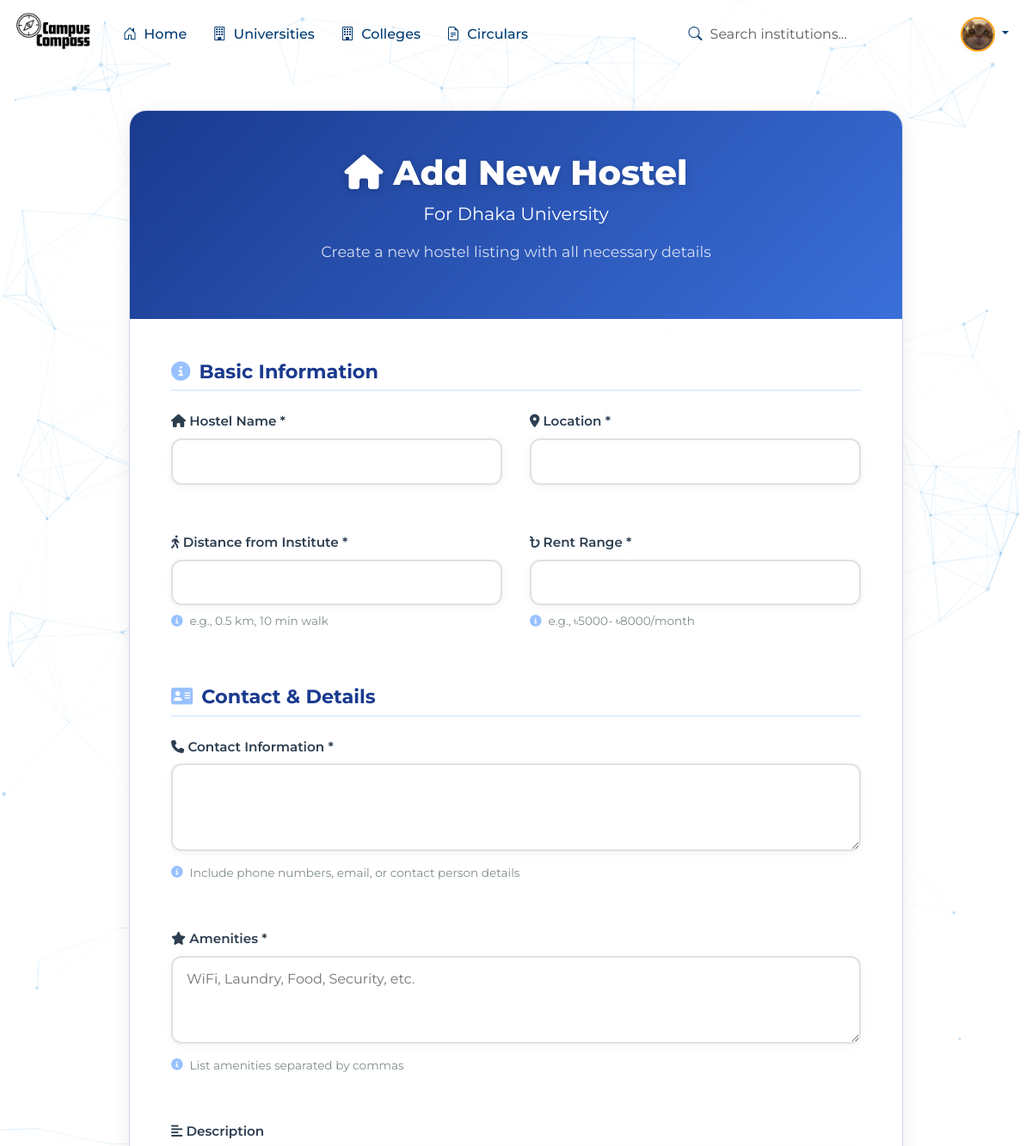
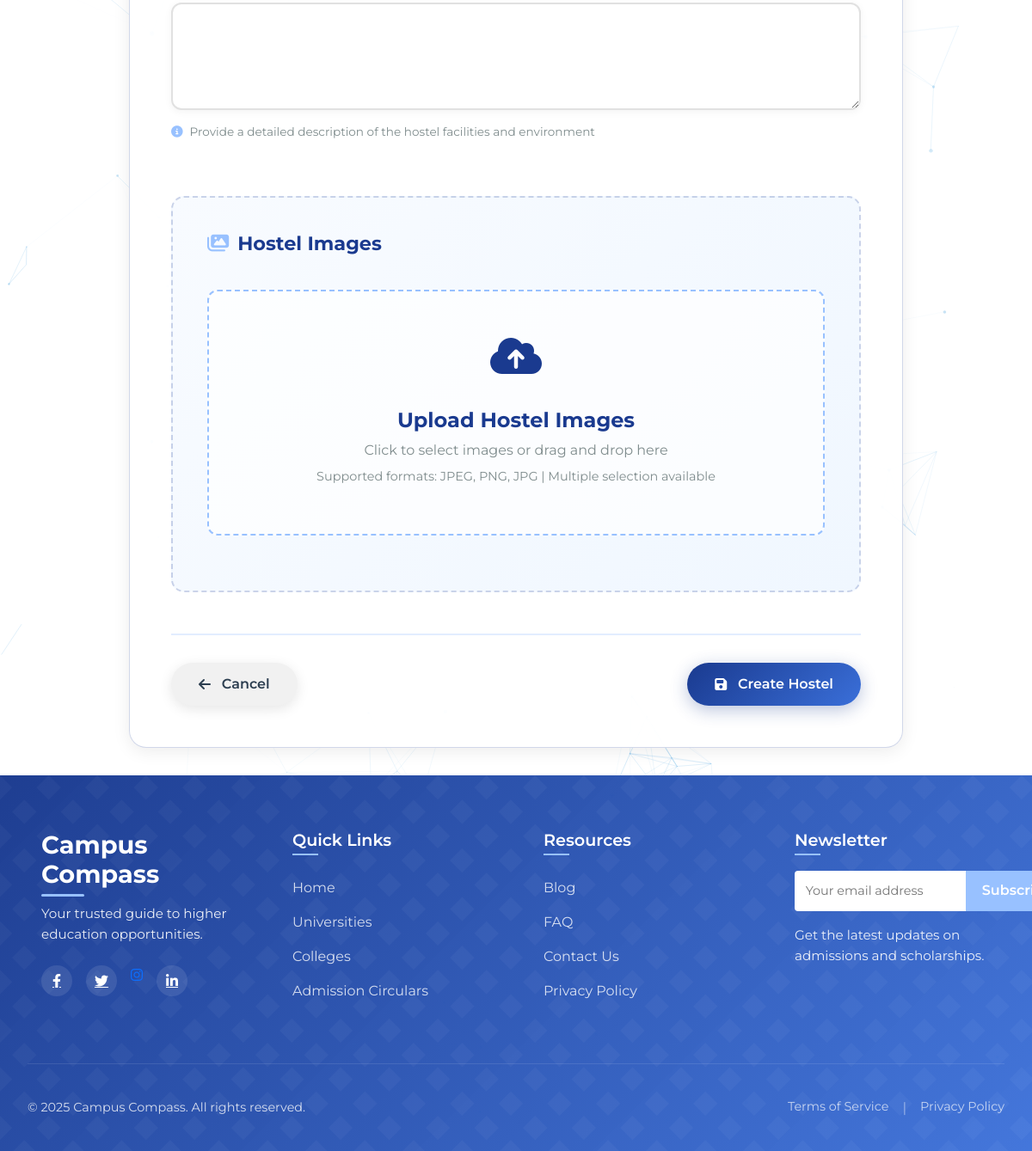
Page /institute/7/create-hostel/ (signed in) on the committed database (2 pictures, top to bottom).
### CC/models.py (models this page shows, shortened)
class CustomUser(AbstractUser):
    groups = models.ManyToManyField(
        'auth.Group',
        verbose_name='groups',
        blank=True,
        help_text='The groups this user belongs to.',
        related_name="customuser_groups",
        related_query_name="customuser",
    )
    user_permissions = models.ManyToManyField(
        'auth.Permission',
        verbose_name='user permissions',
        blank=True,
        help_text='Specific permissions for this user.',
        related_name="customuser_permissions",
        related_query_name="customuser",
    )
    class Meta:
        db_table = 'custom_user'
        verbose_name = 'User'
        verbose_name_plural = 'Users'

class Profile(models.Model):
    user = models.OneToOneField(User, on_delete=models.CASCADE)
    profile_pic = models.ImageField(upload_to='profile_pics/', null=True, blank=True,
                                    validators=[FileExtensionValidator(allowed_extensions=['jpg', 'jpeg', 'png'])])
    bio = models.TextField(max_length=500, blank=True, null=True)
    phone_regex = RegexValidator(
        regex=r'^\+?1?\d{9,15}$',
        message="Phone number must be entered in the format: '+999999999'"
    )
    phone_number = models.CharField(validators=[phone_regex], max_length=17, blank=True, null=True)
    birth_date = models.DateField(null=True, blank=True)
    GENDER_CHOICES = (('M', 'Male'), ('F', 'Female'), ('O', 'Other'))
    gender = models.CharField(max_length=1, choices=GENDER_CHOICES, blank=True, null=True)
    address = models.CharField(max_length=255, blank=True, null=True)
    city = models.CharField(max_length=100, blank=True, null=True)
    country = models.CharField(max_length=100, blank=True, null=True)
    website = models.URLField(max_length=200, blank=True, null=True)
    twitter = models.CharField(max_length=100, blank=True, null=True)
    facebook = models.CharField(max_length=100, blank=True, null=True)
    instagram = models.CharField(max_length=100, blank=True, null=True)
    linkedin = models.CharField(max_length=100, blank=True, null=True)
    created_at = models.DateTimeField(auto_now_add=True)
    updated_at = models.DateTimeField(auto_now=True)
    class Meta:
        verbose_name_plural = "Profiles"

class InstituteInfo(models.Model):
    title = models.CharField(max_length=100)
    category = models.ForeignKey(Category, on_delete=models.CASCADE)
    description = models.TextField()
    location = models.CharField(max_length=100)
    rank = models.CharField(max_length=100)
    department = models.CharField(max_length=100)
    contact = models.TextField()
    status_choices = (
        ('Closed', 'Closed'),
        ('Apply', 'Apply')
    )
    status = models.CharField(max_length=50, choices=status_choices, default='Closed')

### CC/views.py (the view)
# urls.py: path('institute/<int:institute_id>/create-hostel/', CC_views.create_hostel, name='create_hostel'),
@login_required
def create_hostel(request, institute_id):
    institute = get_object_or_404(InstituteInfo, pk=institute_id)
    if not request.user.is_staff:
        messages.error(request, 'Only staff members can create hostels.')
        return redirect('institute_detail', institute_id=institute_id)
    if request.method == 'POST':
        hostel_form = HostelForm(request.POST)
        if hostel_form.is_valid():
            hostel = hostel_form.save(commit=False)
            hostel.institute = institute
            hostel.save()
            print("FILES received:", dict(request.FILES))
            images = request.FILES.getlist('images')
            print(f"Number of images received: {len(images)}")
            for i, image in enumerate(images):
                print(f"Processing image {i+1}: {image.name}, size: {image.size}")
                try:
                    hostel_image = HostelImage.objects.create(hostel=hostel, image=image)
                    print(f"Successfully created HostelImage: {hostel_image}")
                except Exception as e:
                    print(f"Error creating HostelImage: {e}")
            messages.success(request, f'Hostel "{hostel.name}" created successfully with {len(images)} images!')
            return redirect('institute_detail', institute_id=institute_id)
        else:
            print("Form errors:", hostel_form.errors)
            messages.error(request, 'Please correct the errors below.')
    else:
        hostel_form = HostelForm()
    return render(request, 'CC/create_hostel.html', {
        'form': hostel_form,
        'institute': institute
    })

### CC/forms.py
class HostelForm(forms.ModelForm):
    class Meta:
        model = Hostel
        fields = ['name', 'location', 'distance_from_institute', 'contact_info',
                 'rent_range', 'amenities', 'description']
        widgets = {
            'description': forms.Textarea(attrs={'rows': 4}),
            'amenities': forms.Textarea(attrs={'rows': 3, 'placeholder': 'WiFi, Laundry, Food, Security, etc.'}),
            'contact_info': forms.Textarea(attrs={'rows': 3}),
        }
    def __init__(self, *args, **kwargs):
        super().__init__(*args, **kwargs)
        self.fields['distance_from_institute'].help_text = 'e.g., 0.5 km, 10 min walk'
        self.fields['rent_range'].help_text = 'e.g.,  ৳5000- ৳8000/month'
        self.fields['amenities'].help_text = 'List amenities separated by commas'

### Template/CC/create_hostel.html (shortened to what this page needs)
{% extends 'base.html' %}
{% load static %}
{% block content %}
<link href="https://cdnjs.cloudflare.com/ajax/libs/animate.css/4.1.1/animate.min.css" rel="stylesheet">
<link rel="stylesheet" href="https://cdnjs.cloudflare.com/ajax/libs/font-awesome/6.4.0/css/all.min.css">
<div id="particles-js"></div>
<div class="create-container">
    <div class="create-header">
        <div class="header-overlay" id="header-overlay"></div>
        <h1 class="create-title">
            <i class="fas fa-home"></i> Add New Hostel
        </h1>
        <p class="institute-name">For {{ institute.title }}</p>
        <p style="opacity: 0.8; font-size: 1.1rem;">Create a new hostel listing with all necessary details</p>
    </div>
    <div class="form-container">
        <form method="post" enctype="multipart/form-data" id="hostel-form">
            <div class="form-section">
                <h3 class="section-title">
                    <i class="fas fa-info-circle"></i> Basic Information
                </h3>
                <div class="form-grid">
                    <div class="form-group">
                        <label for="{{ form.name.id_for_label }}">
                            <i class="fas fa-home"></i> Hostel Name *
                        </label>
                        {{ form.name }}
                    </div>
                    <div class="form-group">
                        <label for="{{ form.location.id_for_label }}">
                            <i class="fas fa-map-marker-alt"></i> Location *
                        </label>
                        {{ form.location }}
                    </div>
                    <div class="form-group">
                        <label for="{{ form.distance_from_institute.id_for_label }}">
                            <i class="fas fa-walking"></i> Distance from Institute *
                        </label>
                        {{ form.distance_from_institute }}
                        <div class="help-text">
                            <i class="fas fa-info-circle"></i> {{ form.distance_from_institute.help_text }}
                        </div>
                    </div>
                    <div class="form-group">
                        <label for="{{ form.rent_range.id_for_label }}">
                            <i class="fa-solid fa-bangladeshi-taka-sign"></i> Rent Range *
                        </label>
                        {{ form.rent_range }}
                        <div class="help-text">
                            <i class="fas fa-info-circle"></i> {{ form.rent_range.help_text }}
                        </div>
                    </div>
                </div>
            </div>
            <div class="form-section">
                <h3 class="section-title">
                    <i class="fas fa-address-card"></i> Contact & Details
                </h3>
                <div class="form-grid">
                    <div class="form-group full-width">
                        <label for="{{ form.contact_info.id_for_label }}">
                            <i class="fas fa-phone"></i> Contact Information *
                        </label>
                        {{ form.contact_info }}
                        <div class="help-text">
                            <i class="fas fa-info-circle"></i> Include phone numbers, email, or contact person details
                        </div>
                    </div>
                    <div class="form-group full-width">
                        <label for="{{ form.amenities.id_for_label }}">
                            <i class="fas fa-star"></i> Amenities *
                        </label>
                        {{ form.amenities }}
                        <div class="help-text">
                            <i class="fas fa-info-circle"></i> {{ form.amenities.help_text }}
                        </div>
                    </div>
                    <div class="form-group full-width">
                        <label for="{{ form.description.id_for_label }}">
                            <i class="fas fa-align-left"></i> Description
                        </label>
                        {{ form.description }}
                        <div class="help-text">
                            <i class="fas fa-info-circle"></i> Provide a detailed description of the hostel facilities and environment
                        </div>
                    </div>
                </div>
            </div>
            <div class="form-section">
                <div class="image-upload-section">
                    <h3 class="section-title" style="border: none; margin-bottom: 2rem;">
                        <i class="fas fa-images"></i> Hostel Images
                    </h3>
                    <div class="file-input-container" id="file-drop-zone">
                        <div id="file-drop-content">
                            <div class="upload-icon">
                                <i class="fas fa-cloud-upload-alt"></i>
                            </div>
                            <h4 style="color: var(--primary-blue); margin-bottom: 0.5rem; font-weight: 700;">
                                Upload Hostel Images
                            </h4>
                            <p style="color: var(--text-light); margin-bottom: 0.5rem; font-size: 1rem;">
                                Click to select images or drag and drop here
                            </p>
                            <p style="color: var(--text-light); font-size: 0.9rem;">
                                Supported formats: JPEG, PNG, JPG | Multiple selection available
                            </p>
                        </div>
                    </div>
                </div>
            </div>
            <div class="action-buttons">
                <div>
                    <a href="{% url 'institute_detail' institute.id %}" class="btn btn-cancel">
                        <i class="fas fa-arrow-left"></i> Cancel
                    </a>
                </div>
                <div>
                    <button type="submit" class="btn btn-primary" id="submit-btn">
                        <i class="fas fa-save"></i> Create Hostel
                    </button>
                </div>
            </div>
        </form>
    </div>
</div>
{% endblock %}

### Template/navbar.html (shortened to what this page needs)
{% load static %}
<!DOCTYPE html>
<html lang="en">
<head>
    <link href="https://cdn.jsdelivr.net/npm/bootstrap@5.3.0/dist/css/bootstrap.min.css" rel="stylesheet">
    <link rel="stylesheet" href="https://cdn.jsdelivr.net/npm/bootstrap-icons@1.10.0/font/bootstrap-icons.css">
    <link rel="stylesheet" href="https://cdnjs.cloudflare.com/ajax/libs/font-awesome/6.4.0/css/all.min.css">
</head>
<body>
    <nav class="navbar navbar-expand-lg navbar-dark navbar-custom fixed-top">
        <div class="container-fluid">
            <a class="navbar-brand" href="{% url 'Home' %}">
                <img src="{% static 'Images/logo5.png' %}" alt="Campus Compass">
            </a>
            <div class="collapse navbar-collapse" id="navbarContent">
                <ul class="navbar-nav me-auto mb-2 mb-lg-0">
                    <li class="nav-item">
                        <a class="nav-link active" href="{% url 'Home' %}"><i class="bi bi-house-door me-1"></i> Home</a>
                    </li>
                    <li class="nav-item">
                        <a class="nav-link" href="{% url 'Universities' %}"><i class="bi bi-building me-1"></i> Universities</a>
                    </li>
                    <li class="nav-item">
                        <a class="nav-link" href="{% url 'Colleges' %}"><i class="bi bi-building me-1"></i> Colleges</a>
                    </li>
                    <li class="nav-item">
                        <a class="nav-link" href="{% url 'circulars' %}"><i class="bi bi-file-earmark-text me-1"></i> Circulars</a>
                    </li>
                </ul>
                <div class="d-flex align-items-center">
                    <form class="d-flex me-3" action="{% url 'search_results' %}" method="get">
                        <div class="search-container">
                            <i class="bi bi-search search-icon"></i>
                            <input class="form-control search-input" name="q" type="search" placeholder="Search institutions..." aria-label="Search">
                        </div>
                    </form>
                    <div class="dropdown">
                        <a class="nav-link dropdown-toggle" href="#" id="userDropdown" role="button" data-bs-toggle="dropdown" aria-expanded="false">
                            {% if user.is_authenticated and user.profile.profile_pic %}
                                <img src="{{ user.profile.profile_pic.url }}" class="user-avatar">
                            {% else %}
                                <img src="{% static 'Images/default-avatar.png' %}" class="user-avatar">
                            {% endif %}
                        </a>
                    </div>
                </div>
            </div>
        </div>
    </nav>
    <div class="container mt-5 pt-5">
    </div>
</body>
</html>

### Template/base.html (style rules this page uses)
body { background-color: white; background-size: cover; background-position: center; background-attachment: fixed; background-repeat: no-repeat; color: white; }

### Template/navbar.html (style rules this page uses)
:root { --navbar-height: 80px; --text-color: #003b72; --accent-color: #fca311; --accent-color2: #00000085; }
.navbar-custom { background: transparent !important; height: var(--navbar-height); }
.navbar-brand img { height: 100px; transition: all 0.3s ease; }
.nav-link { color: var(--text-color) !important; font-weight: 500; padding: 8px 15px !important; border-radius: 5px; transition: all 0.3s ease; }
.search-container { position: relative; width: 300px; background: transparent !important; }
.search-input { background: transparent !important; border: none !important; color: var(--text-color) !important; padding-left: 40px !important; border-radius: 50px !important; box-shadow: none !important; }
.search-icon { position: absolute; left: 15px; top: 50%; transform: translateY(-50%); color: var(--text-color); z-index: 10; }
.user-avatar { width: 40px; height: 40px; border-radius: 50%; object-fit: cover; border: 2px solid var(--accent-color); }

### rows in the picture
CustomUser: profile.profile_pic (picture)
InstituteInfo: title "Dhaka University"
